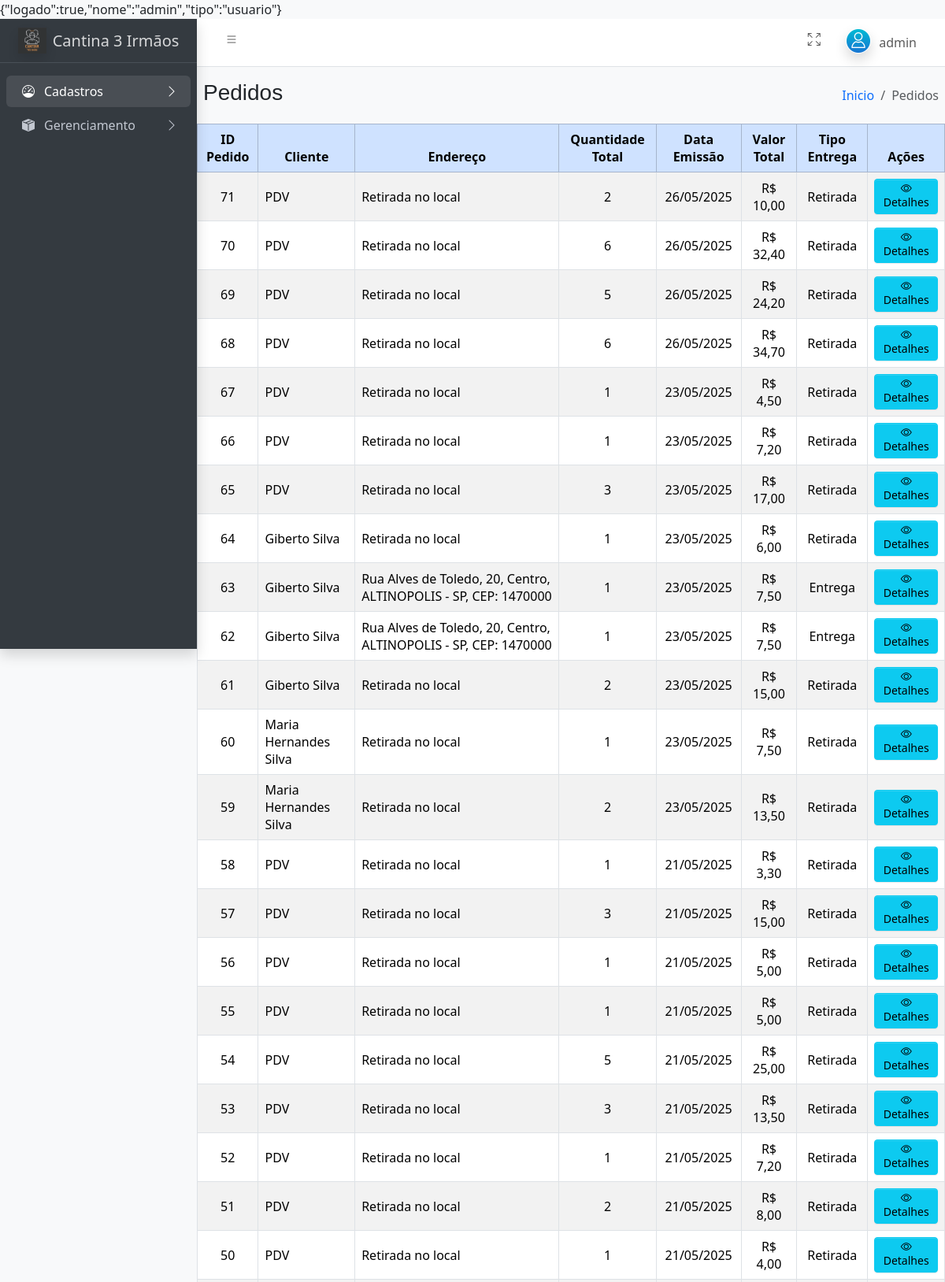
The app's page /admin/admin.php?pg=Pedidos (signed in, upper part) with its own data.
### tables this page shows
CREATE TABLE IF NOT EXISTS `tb_pedidos` (
  `id` int(11) NOT NULL AUTO_INCREMENT,
  `id_cliente` int(11) DEFAULT NULL,
  `id_endereco` int(11) DEFAULT NULL,
  `emissao` datetime NOT NULL,
  `valor_total` decimal(10,2) NOT NULL DEFAULT 0.00,
  `tipo_entrega` varchar(20) NOT NULL,
  `tipo_pedido` enum('PDV','WEB') NOT NULL DEFAULT 'WEB',
  `metodo_pagamento` enum('DINHEIRO','CARTAO','PIX','ONLINE') NOT NULL DEFAULT 'ONLINE',
  PRIMARY KEY (`id`),
  KEY `id_cliente` (`id_cliente`),
  KEY `id_endereco` (`id_endereco`)
);

CREATE TABLE IF NOT EXISTS `tb_clientes` (
  `id` int(11) NOT NULL AUTO_INCREMENT,
  `nome` varchar(100) NOT NULL,
  `cnpj_cpf` varchar(20) NOT NULL,
  `email` varchar(200) NOT NULL,
  `telefone` varchar(20) NOT NULL,
  `senha` varchar(32) NOT NULL,
  PRIMARY KEY (`id`),
  UNIQUE KEY `cnpj_cpf` (`cnpj_cpf`),
  UNIQUE KEY `telefone` (`telefone`)
);

CREATE TABLE IF NOT EXISTS `tb_cliente_endereco` (
  `id` int(11) NOT NULL AUTO_INCREMENT,
  `id_cliente` int(11) NOT NULL,
  `descricao` varchar(100) NOT NULL,
  `endereco` varchar(100) NOT NULL,
  `numero` varchar(15) NOT NULL,
  `bairro` varchar(100) NOT NULL,
  `complemento` varchar(200) DEFAULT NULL,
  `cep` varchar(10) NOT NULL,
  `id_cidade` int(11) NOT NULL,
  PRIMARY KEY (`id`),
  KEY `id_cliente` (`id_cliente`)
);

CREATE TABLE IF NOT EXISTS `tb_cidades` (
  `codigo_estado` int(11) NOT NULL,
  `sigla_estado` varchar(2) NOT NULL,
  `nome_estado` varchar(120) NOT NULL,
  `codigo_cidade` int(11) NOT NULL,
  `nome_cidade` varchar(120) NOT NULL,
  PRIMARY KEY (`codigo_cidade`)
);

### includes/consulta_pedido_admin.php (called while the page is built, shortened)
<?php
include('conexao.php');
$mostrar_detalhes = isset($_GET['pg']) && $_GET['pg'] === 'detalhes' && isset($_GET['id_pedido']);
if (!$mostrar_detalhes) {
    $query = "
        SELECT
            p.id AS id_pedido,
            c.nome AS cliente,
            p.emissao,
            p.valor_total,
            p.tipo_entrega,
            e.endereco,
            e.numero,
            e.bairro,
            e.cep,
            cid.nome_cidade,
            cid.sigla_estado,
            SUM(pi.qtd) AS quantidade_total
        FROM tb_pedidos p
        LEFT JOIN tb_clientes c ON p.id_cliente = c.id
        LEFT JOIN tb_cliente_endereco e ON p.id_endereco = e.id
        LEFT JOIN tb_cidades cid ON e.id_cidade = cid.codigo_cidade
        LEFT JOIN tb_pedidos_itens pi ON p.id = pi.id_pedidos
        GROUP BY p.id, c.nome, p.emissao, p.valor_total, p.tipo_entrega, e.endereco, e.numero, e.bairro, e.cep, cid.nome_cidade, cid.sigla_estado
        ORDER BY p.emissao DESC
    ";
    $resultado = mysqli_query($conexao, $query);
}
?>

### admin/gerenciamento/pedidos_admin.php (the view, shortened to what this page needs)
<?php
include('../includes/consulta_pedido_admin.php');
?>
<div class="table-responsive">
    <table class="table table-striped table-hover table-bordered align-middle">
        <thead class="table-primary">
            <tr>
                <th class="text-center">ID Pedido</th>
                <th class="text-center">Cliente</th>
                <th class="text-center">Endereço</th>
                <th class="text-center">Quantidade Total</th>
                <th class="text-center">Data Emissão</th>
                <th class="text-center">Valor Total</th>
                <th class="text-center">Tipo Entrega</th>
                <th class="text-center">Ações</th>
            </tr>
        </thead>
        <tbody>
            <?php if (mysqli_num_rows($resultado) > 0): ?>
                <?php while ($row = mysqli_fetch_assoc($resultado)): ?>
                    <tr>
                        <td class="text-center"><?php echo htmlspecialchars($row['id_pedido']); ?></td>
                        <td><?php echo htmlspecialchars($row['cliente'] ?? 'PDV'); ?></td>
                        <td>
                            <?php
                            if ($row['tipo_entrega'] === 'entrega' && $row['endereco']) {
                                echo htmlspecialchars(
                                    $row['endereco'] . ', ' .
                                        $row['numero'] . ', ' .
                                        $row['bairro'] . ', ' .
                                        $row['nome_cidade'] . ' - ' .
                                        $row['sigla_estado'] . ', CEP: ' .
                                        $row['cep']
                                );
                            } else {
                                echo 'Retirada no local';
                            }
                            ?>
                        </td>
                        <td class="text-center"><?php echo htmlspecialchars($row['quantidade_total'] ?? 0); ?></td>
                        <td class="text-center"><?php echo date('d/m/Y', strtotime($row['emissao'])); ?></td>
                        <td class="text-center">R$ <?php echo number_format($row['valor_total'], 2, ',', '.'); ?></td>
                        <td class="text-center"><?php echo htmlspecialchars($row['tipo_entrega'] === 'entrega' ? 'Entrega' : 'Retirada'); ?></td>
                        <td class="text-center">
                            <a href="?pg=Detalhes&id=<?php echo $row['id_pedido']; ?>" class="btn btn-info btn-sm">
                                <i class="bi bi-eye"></i> Detalhes
                            </a>
                        </td>
                    </tr>
                <?php endwhile; ?>
            <?php else: ?>
                <tr>
                    <td colspan="8" class="text-center">Nenhum pedido encontrado.</td>
                </tr>
            <?php endif; ?>
        </tbody>
    </table>
</div>

### records on screen
tb_pedidos: id "71", cliente "PDV", shows "Retirada no local", quantidade_total "2", emissao "26/05/2025", valor_total "10,00", tipo_entrega "Retirada"
tb_pedidos: id "70", cliente "PDV", shows "Retirada no local", quantidade_total "6", emissao "26/05/2025", valor_total "32,40", tipo_entrega "Retirada"
tb_pedidos: id "69", cliente "PDV", shows "Retirada no local", quantidade_total "5", emissao "26/05/2025", valor_total "24,20", tipo_entrega "Retirada"
tb_pedidos: id "68", cliente "PDV", shows "Retirada no local", quantidade_total "6", emissao "26/05/2025", valor_total "34,70", tipo_entrega "Retirada"
tb_pedidos: id "67", cliente "PDV", shows "Retirada no local", quantidade_total "1", emissao "23/05/2025", valor_total "4,50", tipo_entrega "Retirada"
tb_pedidos: id "66", cliente "PDV", shows "Retirada no local", quantidade_total "1", emissao "23/05/2025", valor_total "7,20", tipo_entrega "Retirada"
tb_pedidos: id "65", cliente "PDV", shows "Retirada no local", quantidade_total "3", emissao "23/05/2025", valor_total "17,00", tipo_entrega "Retirada"
tb_pedidos: id "64", id_cliente.nome "Giberto Silva", shows "Retirada no local", quantidade_total "1", emissao "23/05/2025", valor_total "6,00", tipo_entrega "Retirada"
tb_pedidos: id "63", id_cliente.nome "Giberto Silva", id_endereco.cep "Rua Alves de Toledo, 20, Centro, ALTINOPOLIS - SP, CEP: 1470000", quantidade_total "1", emissao "23/05/2025", valor_total "7,50", tipo_entrega "Entrega"
tb_pedidos: id "62", id_cliente.nome "Giberto Silva", id_endereco.cep "Rua Alves de Toledo, 20, Centro, ALTINOPOLIS - SP, CEP: 1470000", quantidade_total "1", emissao "23/05/2025", valor_total "7,50", tipo_entrega "Entrega"
tb_pedidos: id "61", id_cliente.nome "Giberto Silva", shows "Retirada no local", quantidade_total "2", emissao "23/05/2025", valor_total "15,00", tipo_entrega "Retirada"
tb_pedidos: id "60", id_cliente.nome "Maria Hernandes Silva", shows "Retirada no local", quantidade_total "1", emissao "23/05/2025", valor_total "7,50", tipo_entrega "Retirada"
tb_pedidos: id "59", id_cliente.nome "Maria Hernandes Silva", shows "Retirada no local", quantidade_total "2", emissao "23/05/2025", valor_total "13,50", tipo_entrega "Retirada"
tb_pedidos: id "58", cliente "PDV", shows "Retirada no local", quantidade_total "1", emissao "21/05/2025", valor_total "3,30", tipo_entrega "Retirada"
tb_pedidos: id "57", cliente "PDV", shows "Retirada no local", quantidade_total "3", emissao "21/05/2025", valor_total "15,00", tipo_entrega "Retirada"
tb_pedidos: id "56", cliente "PDV", shows "Retirada no local", quantidade_total "1", emissao "21/05/2025", valor_total "5,00", tipo_entrega "Retirada"
tb_pedidos: id "55", cliente "PDV", shows "Retirada no local", quantidade_total "1", emissao "21/05/2025", valor_total "5,00", tipo_entrega "Retirada"
tb_pedidos: id "54", cliente "PDV", shows "Retirada no local", quantidade_total "5", emissao "21/05/2025", valor_total "25,00", tipo_entrega "Retirada"
tb_pedidos: id "53", cliente "PDV", shows "Retirada no local", quantidade_total "3", emissao "21/05/2025", valor_total "13,50", tipo_entrega "Retirada"
tb_pedidos: id "52", cliente "PDV", shows "Retirada no local", quantidade_total "1", emissao "21/05/2025", valor_total "7,20", tipo_entrega "Retirada"
tb_pedidos: id "51", cliente "PDV", shows "Retirada no local", quantidade_total "2", emissao "21/05/2025", valor_total "8,00", tipo_entrega "Retirada"
tb_pedidos: id "50", cliente "PDV", shows "Retirada no local", quantidade_total "1", emissao "21/05/2025", valor_total "4,00", tipo_entrega "Retirada"

### other values on screen
$_SESSION['usuario']['nome'] "admin"
$paginaAtual "Pedidos"
